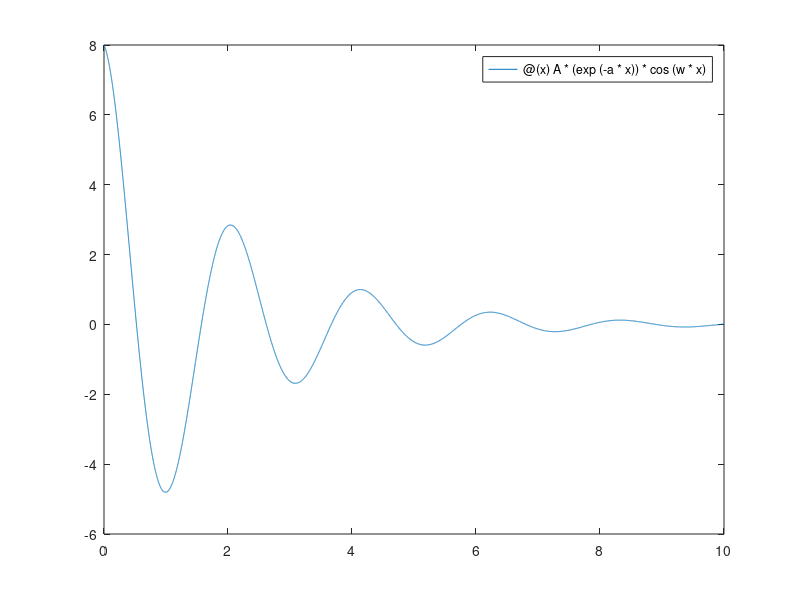

MATLAB code to generate this figure: (Note: this script raises an error after producing the figure.)
clear
%Konstanter
A = 8;
a = 1/2;
w = 3;
tol = 1e-8;
H1 = 0.5;
HS = 0.5;
H2 = 2.8464405473;

%Visualiserar svängningsfunktionen för att hitta startvärde
% hold on
fplot(@(x) A*(exp(-a*x))*cos(w*x), [0 10]);
yline(H1,'-','H1 = 0.5');
yline(H2,'-','H2 = 2.8464405473');
grid on


%UPPGIFT 2a) Newtons metod del 1

t0 = 4.9; %Startvärde

slutvillkor = false;
iterationer = 0;
t_N1 = t0;
approximations_vektor = []; %Vektor som samlar approximationer för varje iteration för att sedan visa kvadratisk konvergens
konvergensvarde = 4.5007148743063;%Används för att visa att newton konvergerar kvadratiskt genom att mäta hur stort felet blir i varje iteration från referensvärdet
while slutvillkor == false
    iterationer = iterationer+1;
    y = A*(exp(-a*t_N1))*cos(w*t_N1) - H1;
    dy_dt = -A*(exp(-a*t_N1))*((a*cos(w*t_N1))+(w*sin(w*t_N1)));
    
    t_N1 = t_N1 - (y/dy_dt);

    y = A*(exp(-a*t_N1))*cos(w*t_N1);

    approximations_vektor = horzcat(approximations_vektor, t_N1);

    if abs(y-H1)<tol
        slutvillkor = true;
    end
end
disp(['Newtons metod 1, Startvärde: ',num2str(t0)])
disp(['Newtons metod 1, Iterationer: ',num2str(iterationer)])
disp(['Newtons metod 1, tH: ',num2str(t_N1)])

%Beräknar nu s-värdet för att visa att newton konvergerar kvadratiskt
error_vektor = [];
for i = 1:length(approximations_vektor)
    error_vektor = horzcat(error_vektor, abs(approximations_vektor(i) - t_N1));
end
for j = 2:length(error_vektor)-1
    s = error_vektor(j)/(error_vektor(j-1).^2);
    disp(['s = ',num2str(s)])
end


%UPPGIFT 2b) Sekantmetoden

x0 = [4 4.5]; %Startvärden x0 och x1

slutvillkor = false;
n = 0;
x = x0;
while slutvillkor == false
    n = n+1;
    fn_1 = A*(exp(-a*x(n)))*cos(w*x(n)) - HS;
    fn = A*(exp(-a*x(n+1)))*cos(w*x(n+1)) - HS;
    
    x(n+2) = x(n+1) - fn*((x(n+1) - x(n))/(fn - fn_1));

    f = A*(exp(-a*x(n+2)))*cos(w*x(n+2));
    if abs(f-HS)<tol
        slutvillkor = true;
    end
end
disp(['Sekantmetoden, Startvärde 1: ',num2str(x0(1)),' och startvärde 2: ',num2str(x0(2))])
disp(['Sekantmetoden, Iterationer: ',num2str(n)])
disp(['Sekantmetoden, tH: ',num2str(x(end))])
%Fler iterationer på sekantmetoden på grund av superlinjär konvergens
%istället för kvadratisk konvergent som newtons metod


%UPPGIFT 2c) Newtons metod del 2

t0 = 2.1; %Startvärde

slutvillkor = false;
iterationer = 0;
t_N2 = t0;
while slutvillkor == false
    iterationer = iterationer+1;
    y = A*(exp(-a*t_N2))*cos(w*t_N2) - H2;
    dy_dt = -A*(exp(-a*t_N2))*((a*cos(w*t_N2))+(w*sin(w*t_N2)));
    
    t_N2 = t_N2 - (y/dy_dt);

    y = A*(exp(-a*t_N2))*cos(w*t_N2);
    if abs(y-H2)<tol
        slutvillkor = true;
    end
end
disp(['Newtons metod 2, Startvärde: ',num2str(t0)])
disp(['Newtons metod 2, Iterationer: ',num2str(iterationer)])
disp(['Newtons metod 2, tH: ',num2str(t_N2)])


%UPPGIFT 2d)

%Då H är 0.5:
y1 = A*(exp(-a*t_N1))*cos(w*t_N1);
delta1 = abs(y1-H1);
disp(['delta för Newtons metod 1: ',num2str(delta1)])

%Då H är 2.8464405473:
y2 = A*(exp(-a*t_N2))*cos(w*t_N2);
delta2 = abs(y2-H2);
disp(['delta för Newtons metod 2: ',num2str(delta2)])